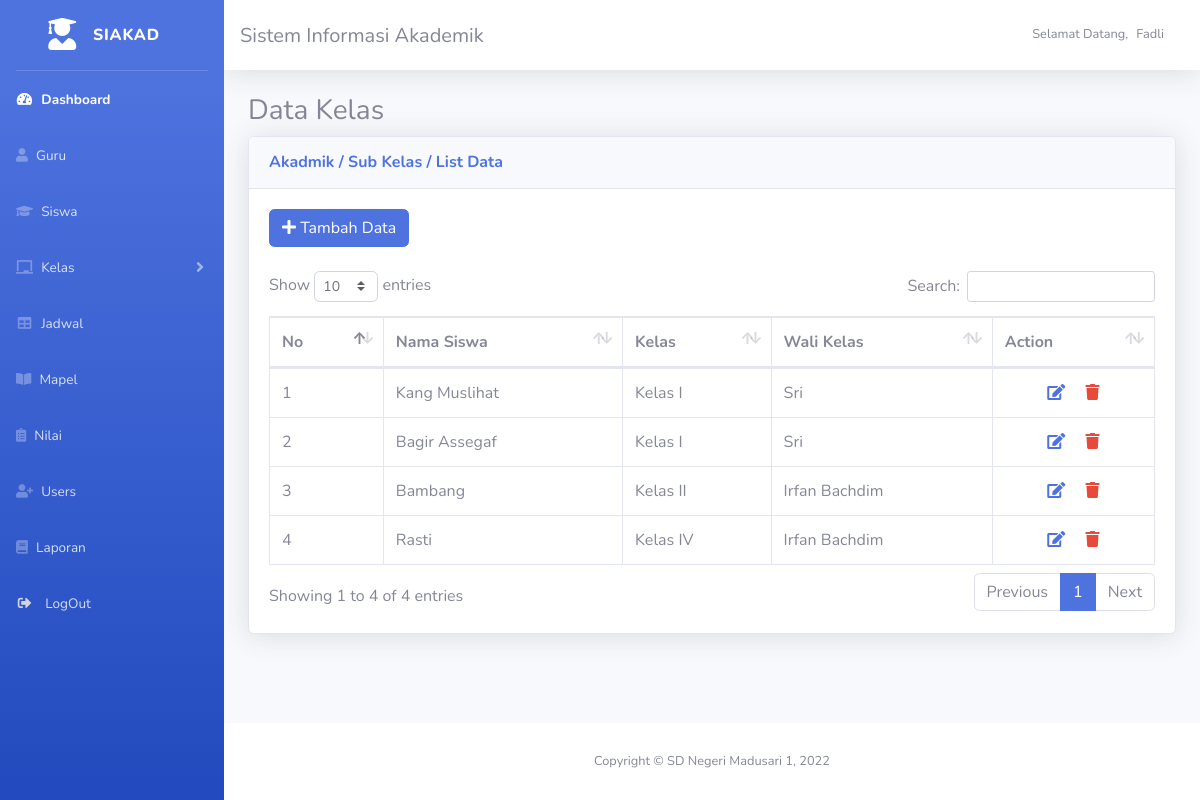
The page /main/index.php?page=tampil_subKelas (signed in) on the database its author committed.
### tables this page shows
CREATE TABLE `subkelas` (
  `id_subKelas` int(11) NOT NULL,
  `id_siswa` int(11) NOT NULL,
  `id_kelas` int(11) NOT NULL
);

CREATE TABLE `siswa` (
  `id_siswa` int(11) NOT NULL,
  `nis` varchar(10) NOT NULL,
  `nama` varchar(30) NOT NULL,
  `alamat` text NOT NULL,
  `jenis_kelamin` enum('Laki-laki','Perempuan') NOT NULL,
  `tempat` varchar(30) NOT NULL,
  `tanggal_lahir` date NOT NULL,
  `nama_ibu` varchar(20) NOT NULL,
  `telp` varchar(12) NOT NULL,
  `angkatan` varchar(10) NOT NULL,
  `username` varchar(20) NOT NULL,
  `password` varchar(20) NOT NULL,
  `hak_akses` varchar(10) NOT NULL
);

CREATE TABLE `kelas` (
  `id_kelas` varchar(10) NOT NULL DEFAULT '',
  `nama_kelas` varchar(10) NOT NULL,
  `kapasitas` varchar(20) NOT NULL,
  `id_guru` int(11) NOT NULL
);

CREATE TABLE `guru` (
  `id_guru` int(11) NOT NULL,
  `nip` varchar(10) NOT NULL,
  `nama` varchar(30) NOT NULL,
  `alamat` text NOT NULL,
  `jenis_kelamin` enum('Laki-laki','Perempuan') NOT NULL,
  `tempat` varchar(20) NOT NULL,
  `tanggal_lahir` date NOT NULL,
  `telp` varchar(12) NOT NULL,
  `jabatan` varchar(20) NOT NULL,
  `username` varchar(20) NOT NULL,
  `password` varchar(20) NOT NULL,
  `hak_akses` varchar(10) NOT NULL
);

### main/Menu_subKelas/tampil.php (the view)
<h3>Data Kelas</h3>
<div class="card shadow mb-4">
    <div class="card-header py-3">
        <h6 class="m-0 font-weight-bold text-primary">Akadmik / Sub Kelas / List Data</h6>
    </div>
    <div class="card-body">
        <div class="table-responsive">
            <?php if ($_SESSION['hak_akses'] == "admin") { ?>
                <a href="?page=tambah_subKelas">
                    <button class="btn btn-primary">
                        <li class="fa fa-plus"></li> Tambah Data
                    </button>
                </a>
            <?php } ?>
            <br><br>
            <table class="table table-bordered" id="dataTable" width="100%" cellspacing="0">
                <thead>
                    <tr>
                        <th>No</th>
                        <th>Nama Siswa</th>
                        <th>Kelas</th>
                        <th>Wali Kelas</th>
                        <?php if ($_SESSION['hak_akses'] == "admin") { ?>
                            <th>Action</th>
                        <?php } ?>
                    </tr>
                </thead>
                <tbody>
                    <?php
                       require '../koneksi.php';
                       $no = 1;
                       $query = mysqli_query($koneksi, "SELECT subkelas.id_subKelas, siswa.nama as nama_siswa, kelas.nama_kelas, guru.nama as nama_guru FROM subkelas
                       INNER JOIN siswa ON subkelas.id_siswa = siswa.id_siswa
                       INNER JOIN kelas ON subkelas.id_kelas = kelas.id_kelas
                       INNER JOIN guru ON kelas.id_guru = guru.id_guru
                       ORDER BY nama_kelas ASC ") or die(mysqli_error($koneksi));
                       while ($tampil = mysqli_fetch_array($query)) {
                       ?>
                        <tr>
                            <td><?php echo $no++; ?></td>
                            <td><?php echo $tampil['nama_siswa']; ?></td>
                            <td><?php echo $tampil['nama_kelas']; ?></td>
                            <td><?php echo $tampil['nama_guru']; ?></td>
                            <?php if ($_SESSION['hak_akses'] == "admin") { ?>
                                <td align="center">
                                    <a href="?page=edit_subKelas&id_subKelas=<?php echo $tampil['id_subKelas']; ?>" class="link">
                                        <li class="fa fa-edit text-primary mr-3"></li>
                                    </a>
                                    <a href="?page=hapus_subKelas&id_subKelas=<?php echo $tampil['id_subKelas']; ?>" class="link" onclick="return confirm('Apakah anda yakin ingin menghapus data ini?')">
                                        <li class="fa fa-trash text-danger"></li>
                                    </a>
                                </td>
                            <?php } ?>
                        <?php } ?>
                        </tr>
                </tbody>
            </table>
        </div>
    </div>
</div>

### main/index.php (shortened to what this page needs)
<!DOCTYPE html>
<html lang="en">
<head>
    <link href="vendor/fontawesome-free/css/all.min.css" rel="stylesheet" type="text/css">
    <link href="css/sb-admin-2.min.css" rel="stylesheet">
    <link href="vendor/datatables/dataTables.bootstrap4.min.css" rel="stylesheet">
</head>
<body id="page-top">
    <div id="wrapper">
        <ul class="navbar-nav bg-gradient-primary sidebar sidebar-dark accordion" id="accordionSidebar">
            <a class="sidebar-brand d-flex align-items-center justify-content-center" href="index.php">
                <div class="sidebar-brand-icon ">
                    <i class="fas fa-user-graduate"></i>
                </div>
                <div class="sidebar-brand-text mx-3">SIAKAD </div>
            </a>
            <hr class="sidebar-divider my-0">
            <li class="nav-item active">
                <a class="nav-link" href="index.php">
                    <i class="fas fa-fw fa-tachometer-alt"></i>
                    <span>Dashboard</span></a>
            </li>
            <?php if ($_SESSION['hak_akses'] == "admin") : ?>
                <li class="nav-item">
                    <a class="nav-link" href="?page=tampil_guru">
                        <i class="fas fa-user"></i>
                        <span>Guru</span></a>
                </li>
                <li class="nav-item">
                    <a class="nav-link" href="?page=tampil_siswa">
                        <i class="fas fa-graduation-cap"></i>
                        <span>Siswa</span></a>
                </li>
            <?php endif ?>
            <?php if ($_SESSION['hak_akses'] == "admin" || $_SESSION['hak_akses'] == "guru") : ?>
                <li class="nav-item">
                    <a class="nav-link collapsed" href="#" data-toggle="collapse" data-target="#kelas" aria-expanded="true" aria-controls="kelas">
                        <i class="fas fa-chalkboard"></i>
                        <span>Kelas</span></a>
                </li>
            <?php endif ?>
            <li class="nav-item">
                <a class="nav-link" href="?page=tampil_jadwal">
                    <i class="fas fa-fw fa-table"></i>
                    <span>Jadwal</span></a>
            </li>
            <?php if ($_SESSION['hak_akses'] == "admin") : ?>
                <li class="nav-item">
                    <a class="nav-link" href="?page=tampil_mapel">
                        <i class="fas fa-book-open"></i>
                        <span>Mapel</span></a>
                </li>
            <?php endif ?>
            <li class="nav-item">
                <a class="nav-link" href="?page=tampil_nilai">
                    <i class="fas fa-clipboard-list"></i>
                    <span>Nilai</span></a>
            </li>
            <?php if ($_SESSION['hak_akses'] == "admin") : ?>
                <li class="nav-item">
                    <a class="nav-link" href="?page=tampil_user">
                        <i class="fas fa-user-plus"></i>
                        <span>Users</span></a>
                </li>
                <li class="nav-item">
                    <a class="nav-link" href="?page=tampil_laporan">
                        <i class="fas fa-book"></i>
                        <span>Laporan</span></a>
                </li>
            <?php endif ?>
            <li class="nav-item">
                <a class="nav-link" href="#" data-toggle="modal" data-target="#logoutModal">
                    <i class="fas fa-sign-out-alt fa-sm fa-fw mr-2 text-gray-400"></i>
                    <span>LogOut</span>
                </a>
            </li>
        </ul>
        <div id="content-wrapper" class="d-flex flex-column">
            <div id="content">
                <nav class="navbar navbar-expand navbar-light bg-white topbar mb-4 static-top shadow">
                    <h5 style="margin-top:1%;">Sistem Informasi Akademik</h5>
                    <ul class="navbar-nav ml-auto">
                        <li class="nav-item dropdown no-arrow">
                            <a class="nav-link dropdown-toggle" href="#" id="userDropdown" role="button" data-toggle="dropdown" aria-haspopup="true" aria-expanded="false">
                                <span class="mr-2 d-none d-lg-inline text-gray-600 small">
                                    Selamat Datang,
                                </span><span class="mr-2 d-none d-lg-inline text-gray-600 small"><?= $_SESSION['nama']; ?></span>
                            </a>
                        </li>
                    </ul>
                </nav>
                <div class="container-fluid">
                    <?php
                    if (isset($_GET['page'])) {
                        $page = $_GET['page'];
                        switch ($page) {
                            case 'tampil_subKelas':
                                include "Menu_subKelas/tampil.php";
                                break;
                        }
                    }
                    ?>
                </div>
            </div>
            <footer class="sticky-footer bg-white">
                <div class="container my-auto">
                    <div class="copyright text-center my-auto">
                        <span>Copyright &copy; SD Negeri Madusari 1, 2022</span>
                    </div>
                </div>
            </footer>
        </div>
    </div>
</body>
</html>

### rows shown on the page
subkelas: id_siswa.nama "Kang Muslihat", id_kelas.nama_kelas "Kelas I", guru.nama "Sri"
subkelas: id_siswa.nama "Bagir Assegaf", id_kelas.nama_kelas "Kelas I", guru.nama "Sri"
subkelas: id_siswa.nama "Bambang", id_kelas.nama_kelas "Kelas II", guru.nama "Irfan Bachdim"
subkelas: id_siswa.nama "Rasti", id_kelas.nama_kelas "Kelas IV", guru.nama "Irfan Bachdim"

### other values the page prints
$_SESSION['nama'] "Fadli"
